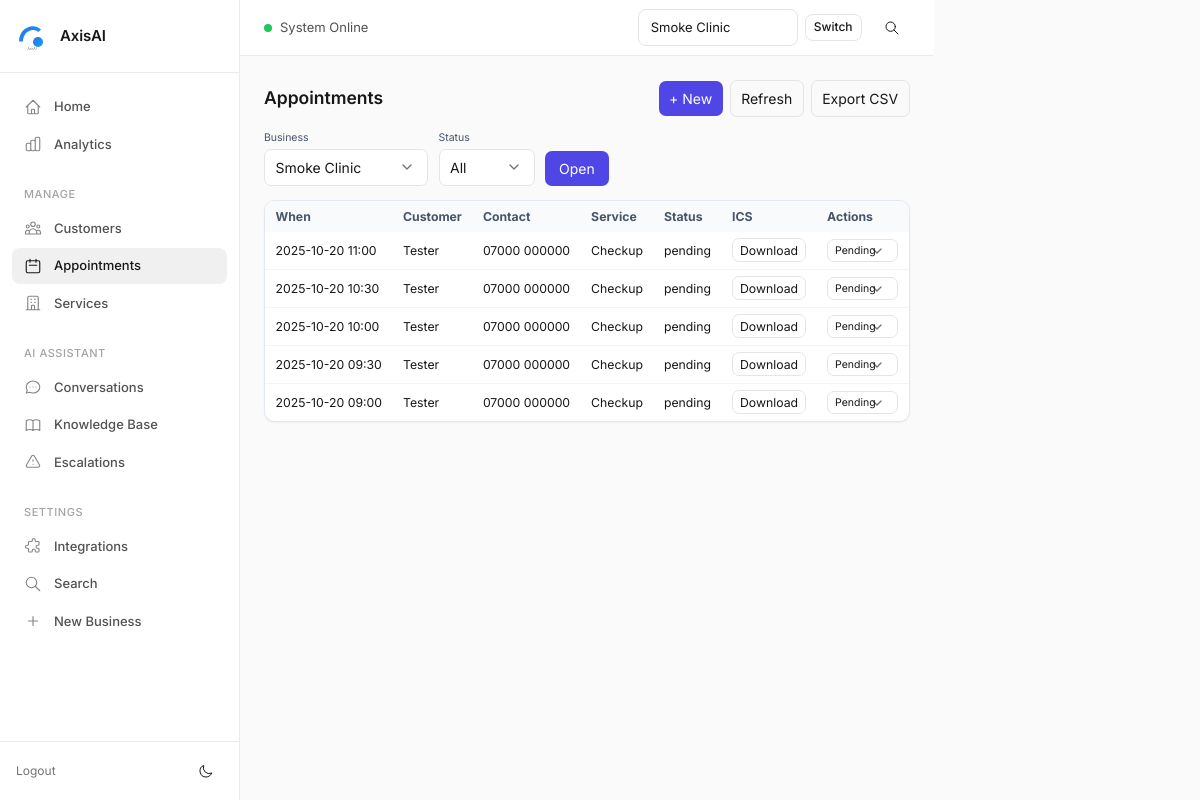
Page /appointments?business_id=10 (signed in) on the committed database.
### tables this page shows
CREATE TABLE appointments (
            id INTEGER PRIMARY KEY AUTOINCREMENT,
            business_id INTEGER NOT NULL,
            session_id INTEGER,
            date TEXT,
            time TEXT,
            service TEXT,
            created_at TEXT NOT NULL DEFAULT CURRENT_TIMESTAMP, customer_name TEXT, phone TEXT, start_at TEXT, notes TEXT, status TEXT NOT NULL DEFAULT 'pending', external_provider_key TEXT, external_id TEXT, source TEXT, customer_email TEXT, customer_id INTEGER REFERENCES customers(id),
            FOREIGN KEY (business_id) REFERENCES businesses(id),
            FOREIGN KEY (session_id) REFERENCES sessions(id)
        );

### appointments_bp.py (the view)
@bp.route("/appointments")
def appointments_index():
    if _need_login():
        return redirect(url_for("auth.login"))
    business_id = safe_int(request.args.get("business_id"))
    status = (request.args.get("status") or "").strip().lower()
    businesses = list_businesses(limit=500)
    business = next((b for b in businesses if b["id"] == business_id), None) if business_id else None
    appts = []
    if business:
        if not _owner_can_access(business_id):
            flash("Access denied.", "err")
            return redirect(url_for("appointments.appointments_index"))
        with get_conn() as con:
            if status and status in ("pending", "confirmed", "cancelled", "completed"):
                appts = con.execute("""
                    SELECT * FROM appointments
                    WHERE business_id=? AND status=?
                    ORDER BY COALESCE(start_at, created_at) DESC
                    LIMIT 500
                """, (business_id, status)).fetchall()
            else:
                appts = con.execute("""
                    SELECT * FROM appointments
                    WHERE business_id=?
                    ORDER BY COALESCE(start_at, created_at) DESC
                    LIMIT 500
                """, (business_id,)).fetchall()
    return render_template(
        "appointments.html",
        businesses=businesses,
        business=business,
        appts=appts,
        status=status
    )

### appointments_bp.py (called while the page is built, shortened)
def _user() -> Optional[dict]:
    return session.get("user")

def _need_login() -> bool:
    return _user() is None

def _owner_can_access(business_id: int) -> bool:
    user = _user()
    if not user:
        return False
    if user.get("role") == "admin":
        return True

### core/authz.py (called while the page is built)
def get_allowed_business_ids_for_user(user) -> List[int]:
    if not user:
        return []
    if user.get("role") == "admin":
        with get_conn() as con:
            return [r["id"] for r in con.execute("SELECT id FROM businesses").fetchall()]
    with get_conn() as con:
        rows = con.execute("SELECT business_id FROM business_users WHERE user_id=?", (user["id"],)).fetchall()
        return [r["business_id"] for r in rows]

### core/csrf.py (called while the page is built, shortened)
def _get_token():
    tok = session.get("csrf_token")
    if not tok:
        tok = secrets.token_urlsafe(32)
        session["csrf_token"] = tok
    return tok

def register_csrf(app):
    @app.context_processor
    def inject_csrf():
        return {"csrf_token": _get_token()}
    @app.before_request
    def enforce_csrf():
        if request.method in _EXEMPT_METHODS:
            return

### core/db.py (called while the page is built)
def get_conn() -> sqlite3.Connection:
    con = sqlite3.connect(DB_PATH, timeout=30.0)
    con.row_factory = sqlite3.Row
    con.execute("PRAGMA foreign_keys = ON;")
    con.execute("PRAGMA journal_mode = WAL;")  # Better concurrency
    return con

def _col_exists(cur: sqlite3.Cursor, table: str, col: str) -> bool:
    if not table.isidentifier():
        raise ValueError(f"Invalid table name: {table}")
    rows = cur.execute(f"PRAGMA table_info({table})").fetchall()
    return any(r[1] == col for r in rows)

def _table_exists(cur: sqlite3.Cursor, table: str) -> bool:
    r = cur.execute(
        "SELECT 1 FROM sqlite_master WHERE type='table' AND name=? LIMIT 1", (table,)
    ).fetchone()
    return bool(r)

def _safe_alter_add_column(cur: sqlite3.Cursor, table: str, col: str, ddl: str) -> None:
    try:
        if not _col_exists(cur, table, col):
            cur.execute(ddl)
    except sqlite3.OperationalError as e:
        logger.warning(f"Could not add column {col} to {table}: {e}")

### dashboard.py (called while the page is built)
def _extract_business_id() -> int:
    bid = None
    if request.view_args and "business_id" in request.view_args:
        bid = safe_int(request.view_args.get("business_id"))
    if not bid:
        bid = safe_int(request.args.get("business_id"))
    if not bid:
        bid = session.get("active_business_id")
    return bid or 0

### templates/appointments.html (shortened to what this page needs)
{% extends "base.html" %}
{% block content %}
<div class="flex items-center justify-between mb-4">
  <h1 class="text-xl font-semibold">Appointments</h1>
  <div class="flex items-center gap-2">
    {% if business %}
      <a class="px-3 py-2 rounded-lg bg-indigo-600 text-white hover:bg-indigo-700" href="{{ url_for('appointments.appointments_new', business_id=business['id']) }}">+ New</a>
      <a class="px-3 py-2 rounded-lg border hover:border-indigo-300" href="{{ url_for('appointments.appointments_index', business_id=business['id']) }}">Refresh</a>
      <a class="px-3 py-2 rounded-lg border hover:border-indigo-300" href="{{ url_for('appointments.appointments_export_csv', business_id=business['id'], status=status) }}">Export CSV</a>
    {% endif %}
  </div>
</div>
<form class="flex items-end gap-3 mb-4" method="get" action="{{ url_for('appointments.appointments_index') }}">
  <div>
    <label class="block text-xs text-slate-600 mb-1">Business</label>
    <select name="business_id" class="border rounded-lg px-3 py-2 bg-white">
      {% for b in businesses %}
        <option value="{{ b['id'] }}" {% if business and business['id']==b['id'] %}selected{% endif %}>{{ b['name'] }}</option>
      {% endfor %}
    </select>
  </div>
  <div>
    <label class="block text-xs text-slate-600 mb-1">Status</label>
    <select name="status" class="border rounded-lg px-3 py-2 bg-white">
      <option value="" {% if not status %}selected{% endif %}>All</option>
    </select>
  </div>
  <button class="px-4 py-2 rounded-lg bg-indigo-600 text-white hover:bg-indigo-700" type="submit">Open</button>
</form>
{% if not business %}
  <div class="rounded-xl border border-dashed border-slate-300 bg-white p-6 text-slate-600">Select a business.</div>
{% else %}
  {% if not appts %}
    <div class="rounded-xl border border-slate-200 bg-white p-6 text-slate-600">No appointments yet.</div>
  {% else %}
    <div class="overflow-x-auto rounded-xl border border-slate-200 bg-white shadow-sm">
      <table class="min-w-full text-sm">
        <thead class="bg-slate-50 text-slate-600">
          <tr>
            <th class="px-3 py-2 text-left">When</th>
            <th class="px-3 py-2 text-left">Customer</th>
            <th class="px-3 py-2 text-left">Contact</th>
            <th class="px-3 py-2 text-left">Service</th>
            <th class="px-3 py-2 text-left">Status</th>
            <th class="px-3 py-2 text-left">ICS</th>
            <th class="px-3 py-2 text-left">Actions</th>
          </tr>
        </thead>
        <tbody class="divide-y divide-slate-100">
          {% for a in appts %}
            <tr>
              <td class="px-3 py-2">{{ a['start_at'] or '—' }}</td>
              <td class="px-3 py-2">{{ a['customer_name'] or '—' }}</td>
              <td class="px-3 py-2">
                <div>{{ a['phone'] or '' }}</div>
              </td>
              <td class="px-3 py-2">{{ a['service'] or '—' }}</td>
              <td class="px-3 py-2">{{ a['status'] }}</td>
              <td class="px-3 py-2">
                {% if a['start_at'] %}
                  <a class="px-2 py-1 rounded-lg border hover:bg-slate-50" href="{{ url_for('appointments.appointments_ics', appt_id=a['id']) }}">Download</a>
                {% else %}—{% endif %}
              </td>
              <td class="px-3 py-2">
                <form method="post" action="{{ url_for('appointments.appointments_set_status', appt_id=a['id']) }}">
                  <select class="border rounded-lg px-2 py-1 text-xs" name="status" onchange="this.form.submit()">
                    {% for s in ['pending','confirmed','cancelled','completed'] %}
                      <option value="{{ s }}" {% if a['status']==s %}selected{% endif %}>{{ s|capitalize }}</option>
                    {% endfor %}
                  </select>
                </form>
              </td>
            </tr>
          {% endfor %}
        </tbody>
      </table>
    </div>
  {% endif %}
{% endif %}
{% endblock %}

### static/axis.css (style rules this page uses)
:root { --brand: var(--brand1, #000000); --brand-light: color-mix(in srgb, var(--brand) 8%, transparent); --brand-medium: color-mix(in srgb, var(--brand) 15%, transparent); --bg-page: #fafafa; --bg-sidebar: #ffffff; --bg-card: #ffffff; --bg-elevated: #ffffff; --bg-hover: #f5f5f5; --bg-active: #f0f0f0; --bg-muted: #fafafa; --border-light: #ebebeb; --border-default: #e5e5e5; --border-strong: #d4d4d4; --text-primary: #171717; --text-secondary: #525252; --text-tertiary: #737373; --text-muted: #a3a3a3; --text-inverse: #ffffff; --success: #22c55e; --success-light: #dcfce7; --warning: #f59e0b; --warning-light: #fef3c7; --error: #ef4444; --error-light: #fee2e2; --info: #3b82f6; --info-light: #dbeafe; --shadow-xs: 0 1px 2px rgba(0, 0, 0, 0.04); --shadow-sm: 0 1px 3px rgba(0, 0, 0, 0.06), 0 1px 2px rgba(0, 0, 0, 0.04); --shadow-md: 0 4px 6px -1px rgba(0, 0, 0, 0.06), 0 2px 4px -1px rgba(0, 0, 0, 0.04); --shadow-lg: 0 10px 15px -3px rgba(0, 0, 0, 0.06), 0 4px 6px -2px rgba(0, 0, 0, 0.04); --space-1: 4px; --space-2: 8px; --space-3: 12px; --space-4: 16px; --space-5: 20px; --space-6: 24px; --space-8: 32px; --space-10: 40px; --space-12: 48px; --font-sans: 'Inter', -apple-system, BlinkMacSystemFont, 'Segoe UI', sans-serif; --font-mono: 'SF Mono', 'Monaco', 'Inconsolata', monospace; --radius-sm: 6px; --radius-md: 8px; --radius-lg: 12px; --radius-xl: 16px; --radius-full: 9999px; --transition-fast: 100ms ease; --transition-base: 150ms ease; --transition-slow: 200ms ease; --card-bg: var(--bg-card); --card-border: var(--border-default); --page-bg: var(--bg-page); }
*, *::before, *::after { box-sizing: border-box; }
html { font-size: 14px; -webkit-font-smoothing: antialiased; -moz-osx-font-smoothing: grayscale; }
body { margin: 0; font-family: var(--font-sans); font-size: 1rem; line-height: 1.5; color: var(--text-primary); background: var(--bg-page); }
a { color: inherit; text-decoration: none; }
button { font-family: inherit; cursor: pointer; }
.flex { display: flex; }
.items-center { align-items: center; }
.justify-between { justify-content: space-between; }
.gap-2 { gap: var(--space-2); }
.gap-3 { gap: var(--space-3); }
.input, input[type="text"], input[type="email"], input[type="password"], input[type="number"], input[type="tel"], input[type="url"], input[type="date"], input[type="time"], input[type="datetime-local"], select, textarea { width: 100%; padding: var(--space-2) var(--space-3); font-size: 13px; font-family: inherit; line-height: 1.5; color: var(--text-primary); background: var(--bg-card); border: 1px solid var(--border-default); border-radius: var(--radius-md); transition: all var(--transition-fast); }
select { cursor: pointer; appearance: none; background-repeat: no-repeat; background-position: right 12px center; padding-right: 40px; }
.text-sm { font-size: 12px; }
.text-xl { font-size: 18px; }
.font-semibold { font-weight: 600; }
.block { display: block; }
.rounded-lg { border-radius: var(--radius-lg); }
.rounded-xl { border-radius: var(--radius-xl); }
.border { border: 1px solid var(--border-default); }
.shadow-sm { box-shadow: var(--shadow-sm); }
.px-2 { padding-left: var(--space-2); padding-right: var(--space-2); }
.px-3 { padding-left: var(--space-3); padding-right: var(--space-3); }
.px-4 { padding-left: var(--space-4); padding-right: var(--space-4); }
.py-2 { padding-top: var(--space-2); padding-bottom: var(--space-2); }
.mb-4 { margin-bottom: var(--space-4); }

### rows in the picture
appointments: start_at "2025-10-20 11:00", customer_name "Tester", phone "07000 000000", service "Checkup", status "pending", status "Pending"
appointments: start_at "2025-10-20 10:30", customer_name "Tester", phone "07000 000000", service "Checkup", status "pending", status "Pending"
appointments: start_at "2025-10-20 10:00", customer_name "Tester", phone "07000 000000", service "Checkup", status "pending", status "Pending"
appointments: start_at "2025-10-20 09:30", customer_name "Tester", phone "07000 000000", service "Checkup", status "pending", status "Pending"
appointments: start_at "2025-10-20 09:00", customer_name "Tester", phone "07000 000000", service "Checkup", status "pending", status "Pending"

### other values in the picture
form field active_business_id "Smoke Clinic"
form field business_id "Smoke Clinic"
